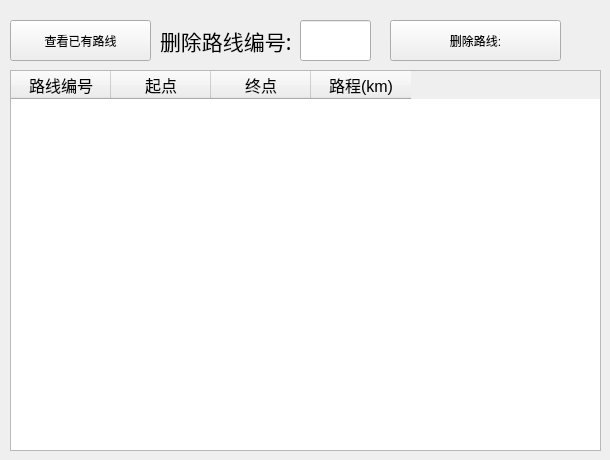
      <widget class="QWidget" name="tab_11">
       <attribute name="title">
        <string>删除路线</string>
       </attribute>
       <widget class="QLabel" name="label_11">
        <property name="geometry">
         <rect>
          <x>160</x>
          <y>20</y>
          <width>131</width>
          <height>41</height>
         </rect>
        </property>
        <property name="font">
         <font>
          <family>微软雅黑</family>
          <pointsize>16</pointsize>
         </font>
        </property>
        <property name="text">
         <string>删除路线编号:</string>
        </property>
        <property name="margin">
         <number>0</number>
        </property>
       </widget>
       <widget class="QPushButton" name="serchbutton_5">
        <property name="geometry">
         <rect>
          <x>10</x>
          <y>20</y>
          <width>141</width>
          <height>41</height>
         </rect>
        </property>
        <property name="text">
         <string>查看已有路线</string>
        </property>
        <property name="icon">
         <iconset resource="../image/image.qrc">
          <normaloff>:/icon/icon/搜索.png</normaloff>:/icon/icon/搜索.png</iconset>
        </property>
        <property name="iconSize">
         <size>
          <width>24</width>
          <height>24</height>
         </size>
        </property>
       </widget>
       <widget class="QLineEdit" name="lineEdit_11">
        <property name="geometry">
         <rect>
          <x>300</x>
          <y>20</y>
          <width>71</width>
          <height>41</height>
         </rect>
        </property>
       </widget>
       <widget class="QPushButton" name="pushButton_4">
        <property name="geometry">
         <rect>
          <x>390</x>
          <y>20</y>
          <width>171</width>
          <height>41</height>
         </rect>
        </property>
        <property name="text">
         <string>删除路线:</string>
        </property>
        <property name="icon">
         <iconset resource="../image/image.qrc">
          <normaloff>:/icon/icon/删除.png</normaloff>:/icon/icon/删除.png</iconset>
        </property>
        <property name="iconSize">
         <size>
          <width>36</width>
          <height>36</height>
         </size>
        </property>
       </widget>
       <widget class="QTableWidget" name="tableWidget_4">
        <property name="geometry">
         <rect>
          <x>10</x>
          <y>70</y>
          <width>591</width>
          <height>381</height>
         </rect>
        </property>
        <property name="minimumSize">
         <size>
          <width>591</width>
          <height>0</height>
         </size>
        </property>
        <attribute name="verticalHeaderVisible">
         <bool>false</bool>
        </attribute>
        <column>
         <property name="text">
          <string>路线编号</string>
         </property>
         <property name="font">
          <font>
           <pointsize>12</pointsize>
          </font>
         </property>
         <property name="textAlignment">
          <set>AlignCenter</set>
         </property>
        </column>
        <column>
         <property name="text">
          <string>起点</string>
         </property>
         <property name="font">
          <font>
           <pointsize>12</pointsize>
          </font>
         </property>
         <property name="textAlignment">
          <set>AlignCenter</set>
         </property>
        </column>
        <column>
         <property name="text">
          <string>终点</string>
         </property>
         <property name="font">
          <font>
           <pointsize>12</pointsize>
          </font>
         </property>
         <property name="textAlignment">
          <set>AlignCenter</set>
         </property>
        </column>
        <column>
         <property name="text">
          <string>路程(km)</string>
         </property>
         <property name="font">
          <font>
           <pointsize>12</pointsize>
          </font>
         </property>
         <property name="textAlignment">
          <set>AlignCenter</set>
         </property>
        </column>
       </widget>
      </widget>
